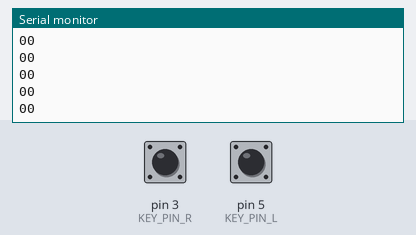
The sketch below on a simulated Arduino Uno, built with avr-gcc and run on an emulated ATmega328P. Parts: the last lines printed to the serial monitor. Inputs (shaded band) come from the test bench; at power-on: pin 3 (KEY_PIN_R) HIGH, pin 5 (KEY_PIN_L) HIGH.

Above: at 1.2 s.
1.3 s: pin 3 (KEY_PIN_R) pulled LOW for 0.15 s
At 1.31 s:
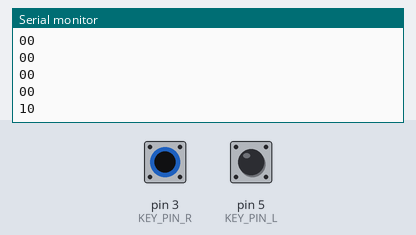
2.9 s: pin 5 (KEY_PIN_L) pulled LOW for 0.15 s
At 2.91 s:
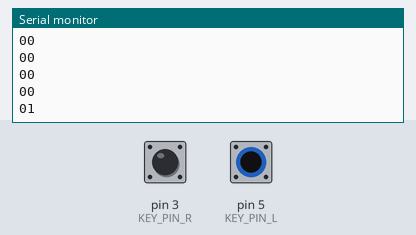
Timing chart, 0 to 5.9 s (numbered marks = the images above; inputs shaded):
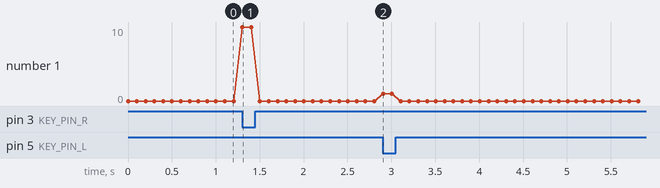

Measured:
- after the input at 1.3 s, the serial monitor: prints a new line at once (image 1)
- after the input at 2.9 s, the serial monitor: prints a new line at once (image 2)

The sketch:

key_unit_only.ino
```cpp
//arduino uno + port set

#define KEY_PIN_R   3    // Button input pin
#define KEY_PIN_L   5    // Button input pin

int right = 0;
int left = 0;

void setup() {
  Serial.begin(4800);

  pinMode(KEY_PIN_R, INPUT_PULLUP);
  pinMode(KEY_PIN_L, INPUT_PULLUP);
}

void loop() {
  // Read button states (active LOW)
  right = (digitalRead(KEY_PIN_R) == LOW) ? 1 : 0;
  left  = (digitalRead(KEY_PIN_L) == LOW) ? 1 : 0;

  // Print values
  Serial.print(right);
  Serial.println(left);

  delay(100);
}
```
